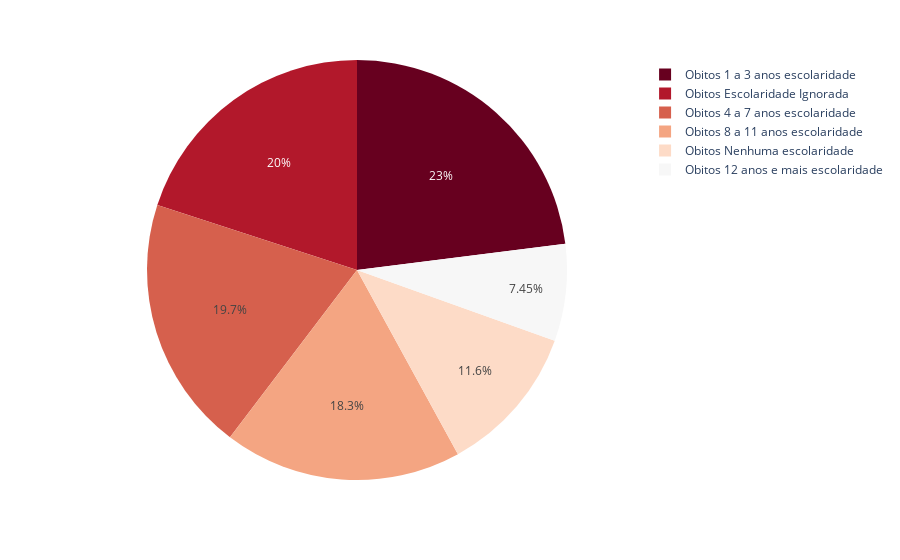

The notebook cell saved with this chart:
### Code cell
fig = px.pie(values =deaths_from_schooling_final['Valor'], names = deaths_from_schooling_final['kind'], color_discrete_sequence=px.colors.sequential.RdBu) 
fig.show()

### Figure 1 — Plotly figure (JSON) as saved in the notebook; plotly's stock layout.template omitted (floating-point values rounded to 4 significant figures; data arrays with more than 128 entries replaced by an {"elided": "..."} marker saying what was removed)
{"data": [{"domain": {"x": [0, 1], "y": [0, 1]}, "hovertemplate": "label=%{label}<br>value=%{value}<extra></extra>", "labels": {"elided": "1194 str values"}, "legendgroup": "", "name": "", "showlegend": true, "type": "pie", "values": {"elided": "1194 int values"}}], "layout": {"legend": {"tracegroupgap": 0}, "margin": {"t": 60}, "piecolorway": ["rgb(103,0,31)", "rgb(178,24,43)", "rgb(214,96,77)", "rgb(244,165,130)", "rgb(253,219,199)", "rgb(247,247,247)", "rgb(209,229,240)", "rgb(146,197,222)", "rgb(67,147,195)", "rgb(33,102,172)", "rgb(5,48,97)"]}}
